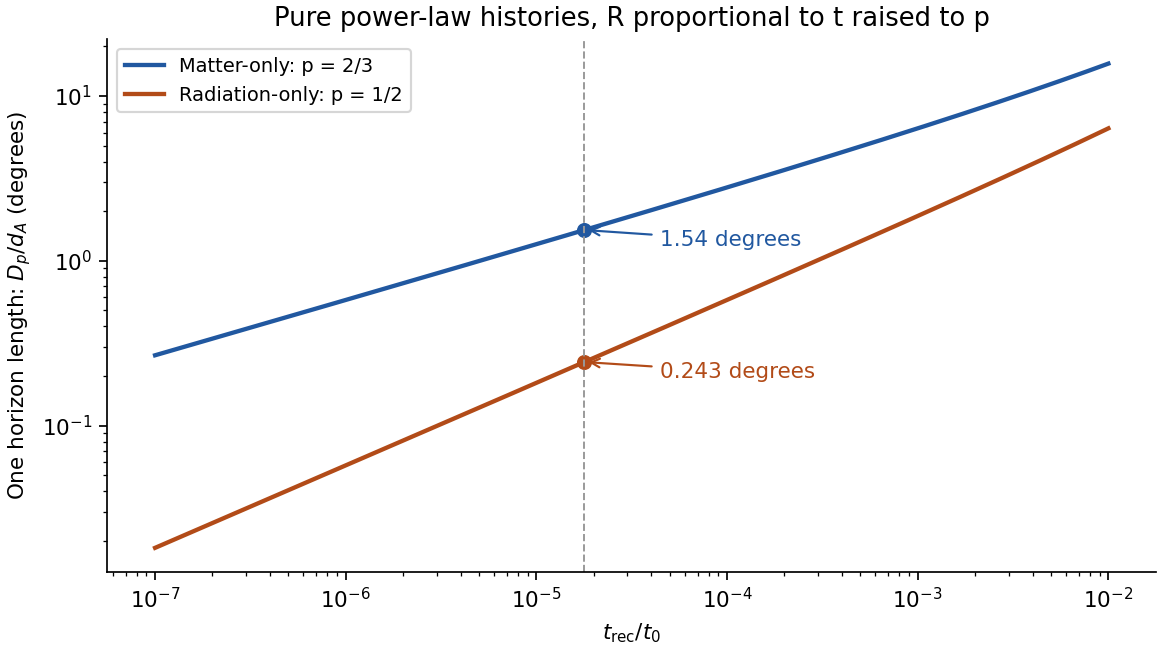

The Python source for this figure:
"""Original power-law particle-horizon angle comparison; Python 3.14."""
import numpy as np
import matplotlib.pyplot as plt
r=np.geomspace(1e-7,1e-2,700);r0=250000/(14e9)
fig,ax=plt.subplots(figsize=(7.5,4.2),layout='constrained')
for p,col,label in [(2/3,'#2158a0','Matter-only: p = 2/3'),(.5,'#b24b18','Radiation-only: p = 1/2')]:
    u=r**(1-p);theta=u/(1-u)*180/np.pi
    ax.loglog(r,theta,color=col,lw=2,label=label)
    u0=r0**(1-p);th0=u0/(1-u0)*180/np.pi
    ax.plot(r0,th0,'o',color=col)
    ax.annotate(f'{th0:.3g} degrees',xy=(r0,th0),xytext=(r0*2.5,th0*.8),arrowprops={'arrowstyle':'->','color':col},color=col)
ax.axvline(r0,color='.6',ls='--',lw=.9)
ax.set(xlabel=r'$t_{\rm rec}/t_0$',ylabel=r'One horizon length: $D_p/d_A$ (degrees)',title='Pure power-law histories, R proportional to t raised to p')
ax.legend(fontsize=9,loc='upper left');ax.spines[['top','right']].set_visible(False)
fig.savefig('paper-1-horizon-angles.png',dpi=155,facecolor='white')
